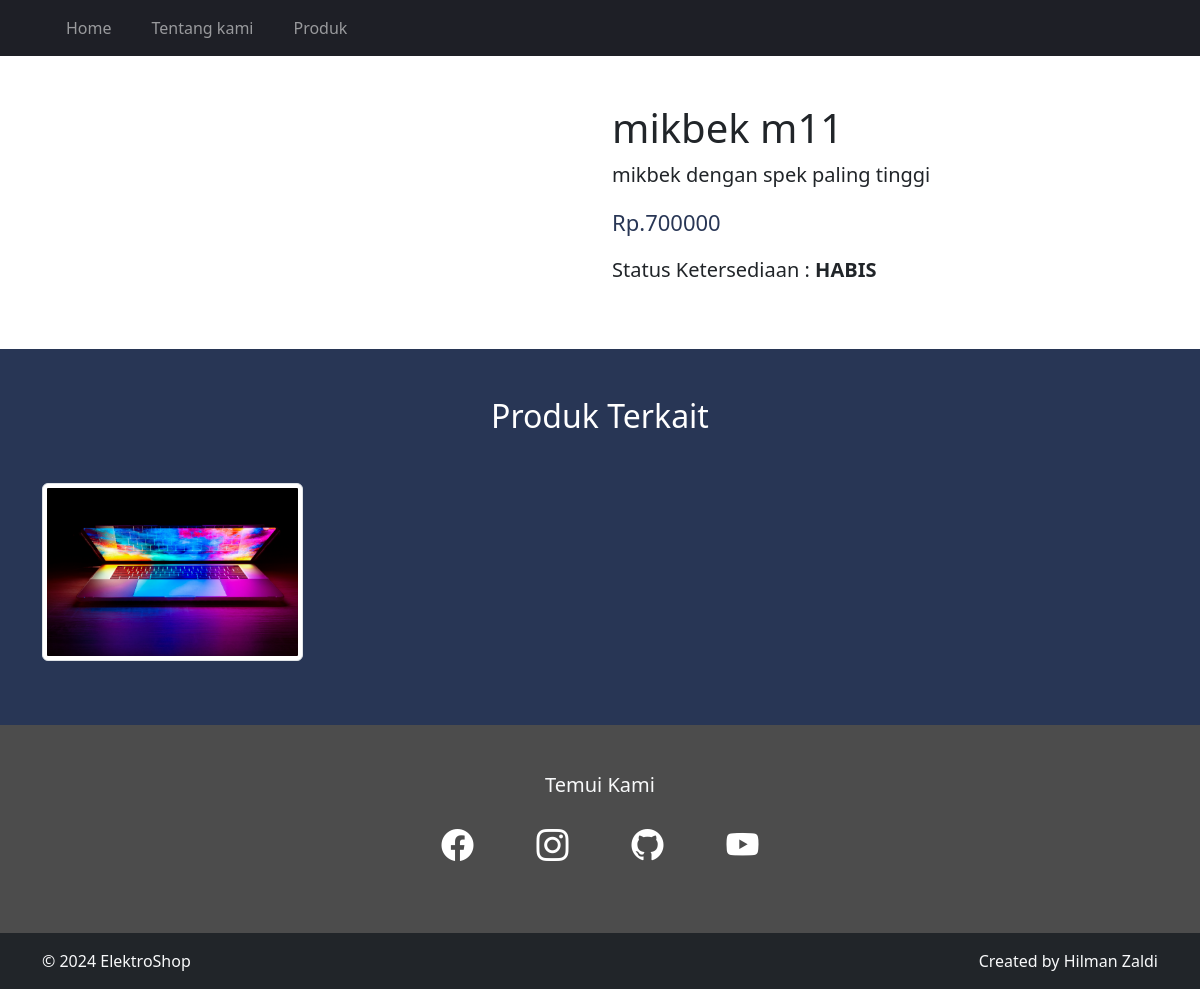
Page /produk-detail.php?nama=mikbek m11 on the committed database.
### tables this page shows
CREATE TABLE `produk` (
  `ID` int NOT NULL,
  `KATEGORI_ID` int NOT NULL,
  `NAMA` varchar(255) NOT NULL,
  `HARGA` double NOT NULL,
  `FOTO` varchar(255) DEFAULT NULL,
  `DETAIL` text,
  `KETERSEDIAAN_STOK` enum('HABIS','TERSEDIA') DEFAULT 'TERSEDIA'
);

### produk-detail.php (the view, shortened to what this page needs)
<?php
require "./koneksi.php";
$nama =  htmlspecialchars($_GET['nama']);
$queryProduk = mysqli_query($con, "SELECT *  FROM produk WHERE nama = '$nama'");
$produk = mysqli_fetch_array($queryProduk);
$queryProdukTerkait = mysqli_query($con, "SELECT *  FROM produk WHERE kategori_id = '$produk[KATEGORI_ID]'AND id!='$produk[ID]' LIMIT 4");
?>
<!DOCTYPE html>
<html lang="en">
<head>
<link href="https://cdn.jsdelivr.net/npm/bootstrap@5.3.3/dist/css/bootstrap.min.css" rel="stylesheet">
<link rel="stylesheet" href="https://cdn.jsdelivr.net/npm/bootstrap-icons@1.11.3/font/bootstrap-icons.min.css">  <link rel="stylesheet" href="./css/style.css">
</head>
<body>
  <?php
  require "navbar.php"; ?>
  <div class="container-fluid py-5">
    <div class="container">
      <div class="row">
        <div class="col-lg-5 mb-5 ">
        </div>
        <div class="col-lg-6 offset-lg-1">
          <h1><?php echo $produk['NAMA']; ?></h1>
          <p class="fs-5">
            <?php echo $produk['DETAIL']; ?>
          </p>
          <p class="text-harga">
            Rp.<?php echo $produk['HARGA']; ?>
          </p>
          <p class="fs-5">
            Status Ketersediaan : <strong><?php echo $produk['KETERSEDIAAN_STOK']; ?></strong>
          </p>
        </div>
      </div>
    </div>
  </div>
  <div class="container-fluid py-5 warna2">
    <div class="container">
      <h2 class="text-center text-white mb-5">Produk Terkait</h2>
      <div class="row">
        <?php while ($data = mysqli_fetch_array($queryProdukTerkait)) { ?>
          <div class="col-md-6 col-lg-3 mb-3 ">
            <a href="produk-detail.php?nama=<?php echo $data['NAMA'] ?>">
            <img src="./img/<?php echo $data['FOTO'] ?>" class="img-fluid img-thumbnail produk-terkait-img" alt="">
            </a>
          </div>
        <?php } ?>
      </div>
    </div>
  </div>
    <?php require "./footer.php"; ?>
</body>
</html>

### css/style.css (style rules this page uses)
.warna2 { background-color: #283655; }
.text-harga { font-size: 22px; color: #283655; }
.produk-terkait-img { height: 100%; width: 100%; object-fit: cover; object-position: center; }

### rows in the picture
produk: NAMA "mikbek m11", DETAIL "mikbek dengan spek paling tinggi", HARGA "700000", KETERSEDIAAN_STOK "HABIS"
produk: FOTO (picture)
